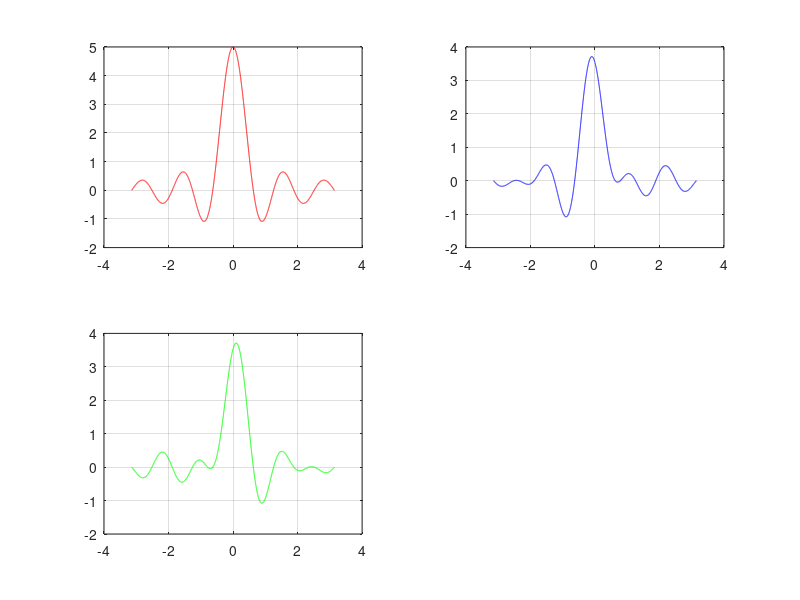

Write the MATLAB code that produced this figure.

clear
clc
%bagian soal ke 2
X = -pi:0.0004*pi:pi;
%%
%fungsi pertama
Y = [];
for i = 1:length(X)
    Y(i) = sin(5*X(i))/X(i);
end
%%
%fungsi pertama
Y2 = [];
for i = 1:length(X)
    Y2(i) = cos(X(i)+(pi/4))*Y(i);
end
%%
%fungsi pertama
Y3 = [];
for i = 1:length(X)
    Y3(i) = sin(X(i)+(pi/4))*Y(i);
end
figure(1)
subplot(2,2,1)
plot(X,Y,'r')
grid on
subplot(2,2,2)
plot(X,Y2,'b')
grid on
subplot(2,2,3)
plot(X,Y3,'g')
grid on
